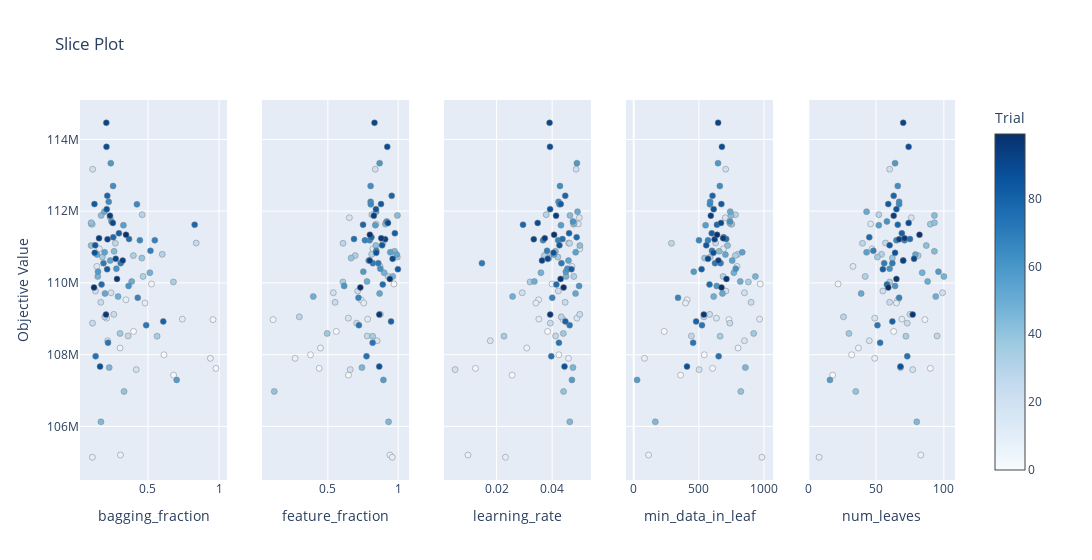

The cell this chart's notebook holds for it:
### Markdown cell above
El **learning rate** es un parámetro que tiene que ir acompañado por más árboles.

### Code cell
plot_slice(study)
